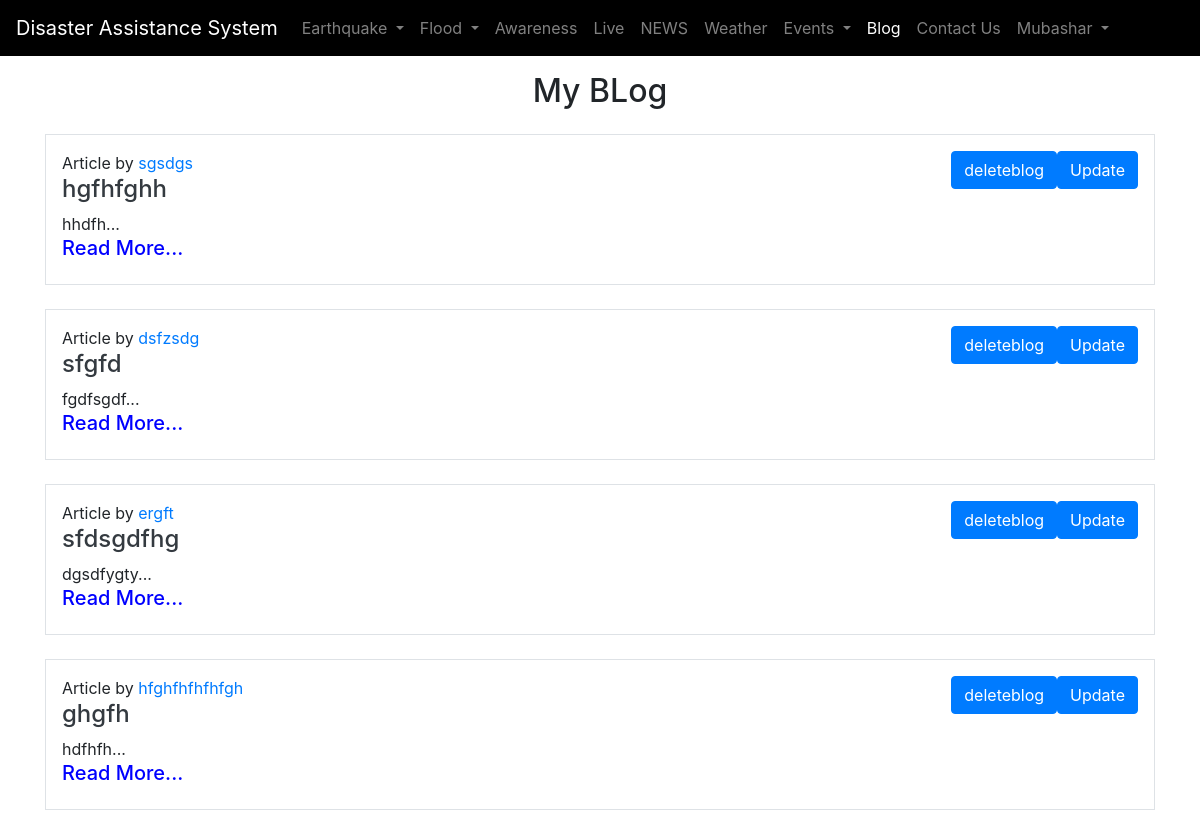
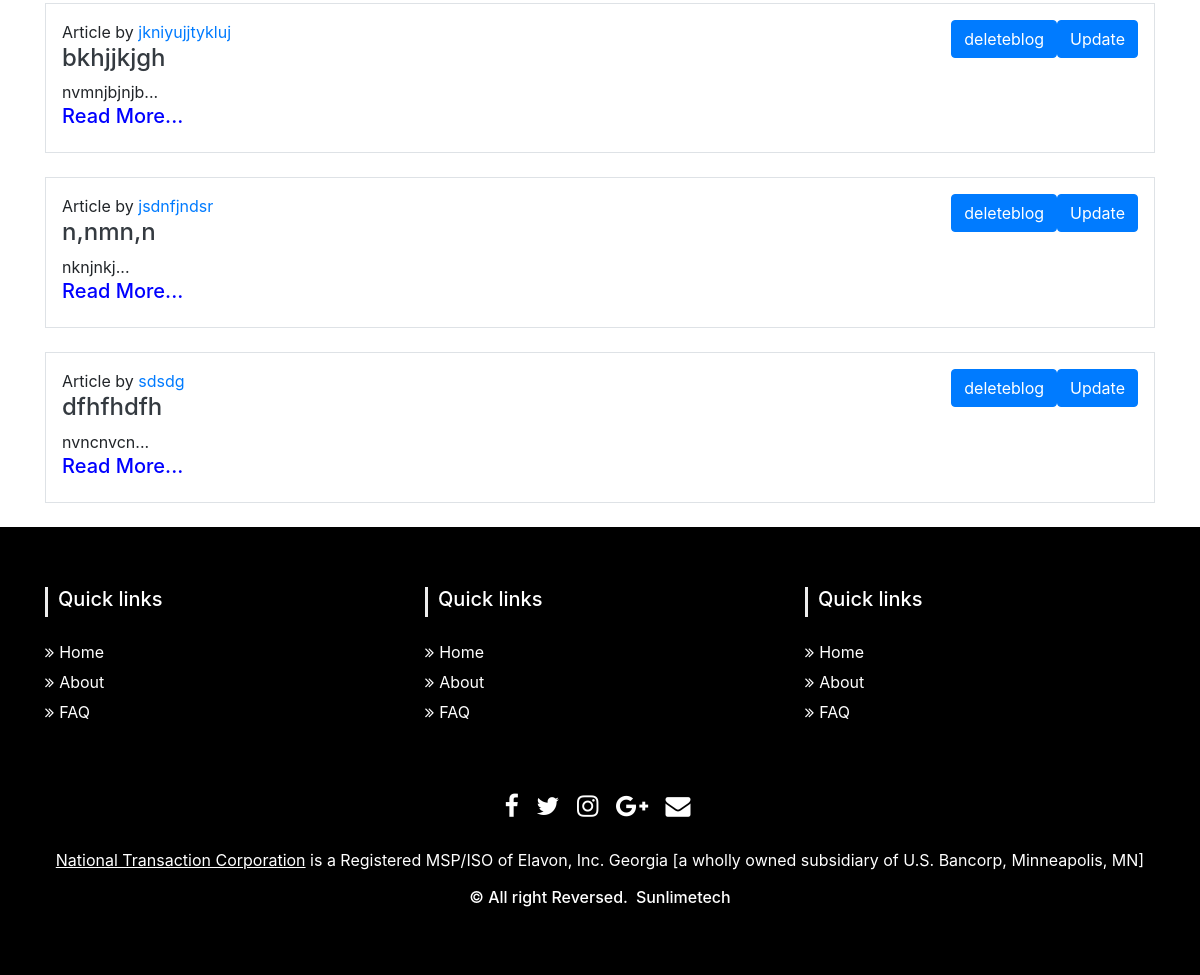
/myblogs/admin (signed in), run on the app's committed database (2 pictures, top to bottom).
### fyp/models.py (models this page shows)
class Blog(models.Model):
    sno = models.AutoField(primary_key=True)
    title = models.CharField(max_length=200)
    content = RichTextField()
    short_desc = models.CharField(max_length=300, default="")
    slug = models.SlugField(max_length=25)
    time = models.DateTimeField(auto_now_add=True)
    author = models.CharField(max_length=20, default="")
    username = models.CharField(max_length=20, default="")
    def __str__(self):
        return self.title

### fyp/views.py (the view)
# urls.py: path('myblogs/<str:username>', views.myblogs, name='myblogs'),
def myblogs(request,username):
    blogs = Blog.objects.filter(username=username)
    print(blogs)
    context={'blogs':blogs}
    return render(request, 'myblogs.html',context)

### templates/myblogs.html (shortened to what this page needs)
{% extends 'base.html' %}
{% block blogactive %}active{% endblock blogactive %}
{% block body %}
{% if user.is_authenticated %}
<div class="container">
  <h2 class="text-center my-3">My BLog</h2>
  {% if blogs|length < 1 %}
  <div style="text-align: center;padding-bottom: 10px;">
  <h4>You haven't written any blog yet.</h4>
  <a class="btn btn-primary btn-lg" href="/blogwrite" role="button">Write BLog</a>
</div>
  {% else %}
  {% for blog in blogs %}
  <div class="my-4 p-3 border">
    <a class="btn btn-primary my-2 my-sm-0" style="float:right;" href="/blogupdate/{{blog.title}}"
      role="button">Update</a>
    <a class="btn btn-primary my-2 my-sm-0" style="float:right;" href="/deleteblog/{{blog.title}}"
      role="button">deleteblog</a>
    <p class="mb-0 "> Article by <a href="#">{{blog.author}}</a></p>
    <h4 class="text-dark"> <a href="/blogpost/{{blog.slug}}" class="text-dark">{{blog.title}}</a></h4>
    <div>
      {{blog.short_desc|slice:200}}...
    </div>
    <a href="/blogpost/{{blog.slug}}" class="text-dark">
      <h5 style="color: blue;">Read More...</h5>
    </a>
</div>
{% endfor %}
{% endif %}
</div>
{% endif %}
{% endblock body %}

### templates/base.html (shortened to what this page needs)
<!doctype html>
<html lang="en">
<head>
  {% load static %}
  <link rel="stylesheet" type="text/css" href="{% static '/awareness.css' %}">
  <link rel="stylesheet" type="text/javascript" href="">
  <link rel="stylesheet" href="https://cdn.jsdelivr.net/npm/bootstrap@4.5.3/dist/css/bootstrap.min.css"
>
  <link href="//maxcdn.bootstrapcdn.com/bootstrap/4.0.0/css/bootstrap.min.css" rel="stylesheet" id="bootstrap-css">
</head>
<body>
  <nav class="navbar navbar-expand-lg navbar-dark" style="background-color: black;">
    <a class="navbar-brand" href="/">Disaster Assistance System</a>
    <div class="collapse navbar-collapse" id="navbarSupportedContent">
      <ul class="navbar-nav">
   <li class="nav-item dropdown {% block earthquake_estimationactive %}{% endblock earthquake_estimationactive %} ">
          <a class="nav-link dropdown-toggle" href="#" id="navbarDropdown" role="button" data-toggle="dropdown">
            Earthquake
          </a>
        </li>
        <li class="nav-item dropdown {% block flood_estimationactive %}{% endblock flood_estimationactive %} ">
          <a class="nav-link dropdown-toggle" href="#" id="navbarDropdown" role="button" data-toggle="dropdown">
            Flood
          </a>
        </li>
        <li class="nav-item {% block awarenessactive %}{% endblock awarenessactive %}">
          <a class="nav-link" href="/awareness">Awareness<span class="sr-only">(current)</span></a>
        </li>
        <li class="nav-item {% block liveactive %}{% endblock liveactive %}">
          <a class="nav-link" href="/live">Live<span class="sr-only">(current)</span></a>
        </li>
        <li class="nav-item {% block newsactive %}{% endblock newsactive %}">
          <a class="nav-link" href="/news">NEWS</a>
        </li>
        <li class="nav-item {% block weatheractive %}{% endblock weatheractive %}">
          <a class="nav-link" href="/weather">Weather</a>
        </li>
        <li class="nav-item dropdown {% block eventsactive %}{% endblock eventsactive %}">
          <a class="nav-link dropdown-toggle" href="#" id="navbarDropdown" role="button" data-toggle="dropdown">
            Events
          </a>
        </li>
        <li class="nav-item {% block blogactive %}{% endblock blogactive %} ">
          <a class="nav-link" href="/bloghome">Blog</a>
        </li>
        <li class="nav-item {% block contactactive %}{% endblock contactactive %} ">
          <a class="nav-link" href="/contact">Contact Us</a>
        </li>
      <div class="ml-auto form-inline">
        {% if user.is_authenticated %}
        <ul class="navbar-nav mr-2">
          <li class="nav-item dropdown {% block adminactive %}{% endblock adminactive %}">
            <a class="nav-link dropdown-toggle" href="#" id="navbarDropdown" role="button" data-toggle="dropdown">
              {{request.user}}
            </a>
          </li>
        </ul>
        {% else %}
        <li class="nav-item {% block loginactive %}{% endblock loginactive %} ">
        <a class="nav-link " href="/login">Login</a>
        </li>
        {% endif %}
      </div>
    </ul>
    </div>
  </nav>
  {% block body %} {% endblock body %}
  {% block footer %}
  <section id="footer" {% block footerhidden %} {% endblock footerhidden %}>
  {% endblock footer %}
    <div class="container">
      <div class="row text-center text-xs-center text-sm-left text-md-left">
        <div class="col-xs-12 col-sm-4 col-md-4">
          <h5>Quick links</h5>
          <ul class="list-unstyled quick-links">
            <li><a href="https://www.fiverr.com/share/qb8D02"><i class="fa fa-angle-double-right"></i>Home</a></li>
            <li><a href="https://www.fiverr.com/share/qb8D02"><i class="fa fa-angle-double-right"></i>About</a></li>
            <li><a href="https://www.fiverr.com/share/qb8D02"><i class="fa fa-angle-double-right"></i>FAQ</a></li>
          </ul>
        </div>
        <div class="col-xs-12 col-sm-4 col-md-4">
          <h5>Quick links</h5>
          <ul class="list-unstyled quick-links">
            <li><a href="https://www.fiverr.com/share/qb8D02"><i class="fa fa-angle-double-right"></i>Home</a></li>
            <li><a href="https://www.fiverr.com/share/qb8D02"><i class="fa fa-angle-double-right"></i>About</a></li>
            <li><a href="https://www.fiverr.com/share/qb8D02"><i class="fa fa-angle-double-right"></i>FAQ</a></li>
          </ul>
        </div>
        <div class="col-xs-12 col-sm-4 col-md-4">
          <h5>Quick links</h5>
          <ul class="list-unstyled quick-links">
            <li><a href="https://www.fiverr.com/share/qb8D02"><i class="fa fa-angle-double-right"></i>Home</a></li>
            <li><a href="https://www.fiverr.com/share/qb8D02"><i class="fa fa-angle-double-right"></i>About</a></li>
            <li><a href="https://www.fiverr.com/share/qb8D02"><i class="fa fa-angle-double-right"></i>FAQ</a></li>
          </ul>
        </div>
      </div>
      <div class="row">
        <div class="col-xs-12 col-sm-12 col-md-12 mt-2 mt-sm-5">
          <ul class="list-unstyled list-inline social text-center">
            <li class="list-inline-item"><a href="https://www.fiverr.com/share/qb8D02"><i
                  class="fa fa-facebook"></i></a></li>
            <li class="list-inline-item"><a href="https://www.fiverr.com/share/qb8D02"><i class="fa fa-twitter"></i></a>
            </li>
            <li class="list-inline-item"><a href="https://www.fiverr.com/share/qb8D02"><i
                  class="fa fa-instagram"></i></a></li>
            <li class="list-inline-item"><a href="https://www.fiverr.com/share/qb8D02"><i
                  class="fa fa-google-plus"></i></a></li>
            <li class="list-inline-item"><a href="https://www.fiverr.com/share/qb8D02" target="_blank"><i
                  class="fa fa-envelope"></i></a></li>
          </ul>
        </div>
      </div>
      <div class="row">
        <div class="col-xs-12 col-sm-12 col-md-12 mt-2 mt-sm-2 text-center text-white">
          <p><u><a href="https://www.nationaltransaction.com/">National Transaction Corporation</a></u> is a Registered
            MSP/ISO of Elavon, Inc. Georgia [a wholly owned subsidiary of U.S. Bancorp, Minneapolis, MN]</p>
          <p class="h6">© All right Reversed.<a class="text-green ml-2" href="https://www.sunlimetech.com"
              target="_blank">Sunlimetech</a></p>
        </div>
      </div>
    </div>
  </section>
</body>
</html>

### static/awareness.css (style rules this page uses)
section { padding: 60px 0; }
#footer { background: black !important; }
#footer h5 { padding-left: 10px; border-left: 3px solid #eeeeee; padding-bottom: 6px; margin-bottom: 20px; color:#ffffff; }
#footer a { color: #ffffff; text-decoration: none !important; background-color: transparent; -webkit-text-decoration-skip: objects; }
#footer ul.social li { padding: 3px 0; }
#footer ul.social li a i { margin-right: 5px; font-size:25px; -webkit-transition: .5s all ease; -moz-transition: .5s all ease; transition: .5s all ease; }
#footer ul.social li a, #footer ul.quick-links li a { color:#ffffff; }
#footer ul.quick-links li { padding: 3px 0; -webkit-transition: .5s all ease; -moz-transition: .5s all ease; transition: .5s all ease; }
#footer ul.quick-links li a i { margin-right: 5px; }

### data on the page
Blog: author "sgsdgs", title "hgfhfghh", short_desc "hhdfh"
Blog: author "dsfzsdg", title "sfgfd", short_desc "fgdfsgdf"
Blog: author "ergft", title "sfdsgdfhg", short_desc "dgsdfygty"
Blog: author "hfghfhfhfhfgh", title "ghgfh", short_desc "hdfhfh"
Blog: author "jkniyujjtykluj", title "bkhjjkjgh", short_desc "nvmnjbjnjb"
Blog: author "jsdnfjndsr", title "n,nmn,n", short_desc "nknjnkj"
Blog: author "sdsdg", title "dfhfhdfh", short_desc "nvncnvcn"

### other printed values
{{ request.user }} "Mubashar"
